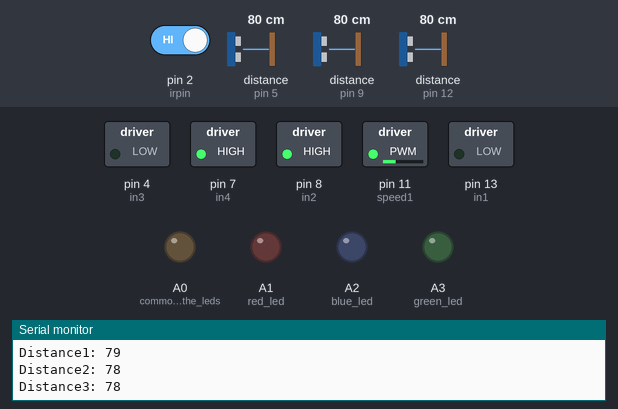
A sketch run on a simulated Arduino Uno, built with avr-gcc and run on an emulated ATmega328P. On the bench: switched loads named in the sketch (green lamp = pin HIGH), output pins drawn as LEDs (lit = HIGH), the last lines printed to the serial monitor. Wiring (inferred from the names in the program): 3 × ultrasonic range finder: trigger pin 3, echo pin 5 / trigger pin 6, echo pin 9 / trigger pin 10, echo pin 12. Dashed ring = blinking. The inputs (shaded band) are chosen by the test bench; at power-on: pin 2 (irpin) HIGH, distance to the obstacle (sensors on pin 5, pin 9, pin 12) 80 cm. The echo pulse lasts 58.3 µs per cm; pins used as bus, display or sensor lines are not drawn.

Above: at 2.2 s.
2.3 s: pin 2 (irpin) driven LOW
At 4.0 s:
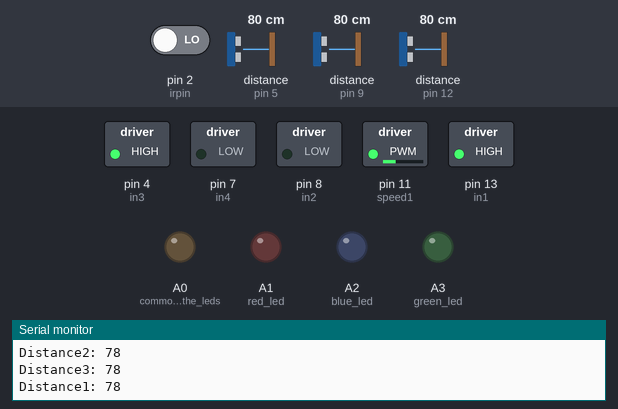
4.3 s: distance to the obstacle (sensor on pin 5) set to 10 cm
6.3 s: distance to the obstacle (sensor on pin 5) set to 7 cm
At 7.4 s:
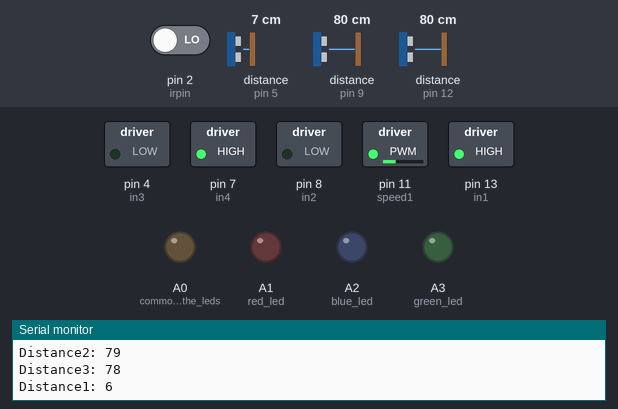
13.2 s: pin 2 (irpin) driven HIGH
At 13.8 s:
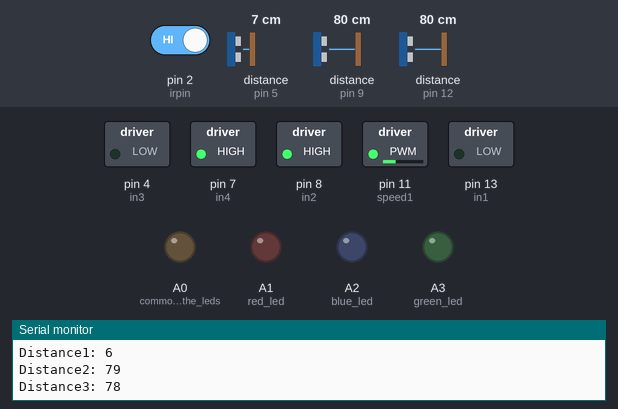
18.1 s: distance to the obstacle (sensor on pin 5) set to 77 cm
21.6 s: distance to the obstacle (sensor on pin 5) set to 85 cm
At 22.97 s:
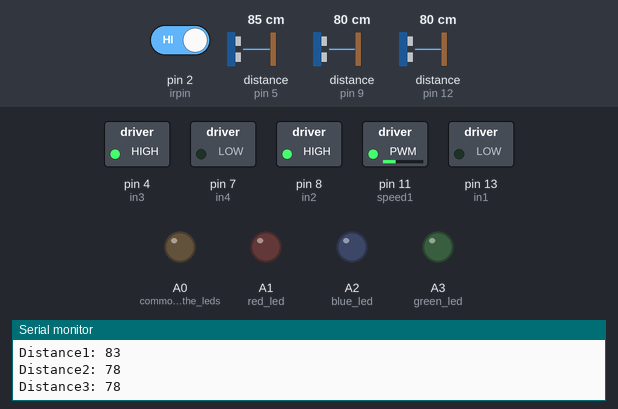
Timing chart, 0 to 27.5 s (numbered marks = the images above; inputs shaded):
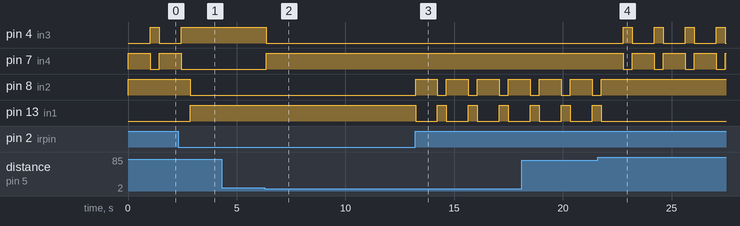

The sketch:

vaccuum_cleaner.ino
```cpp
// defining the pins
const int trigPin1 = 3;//left distance sensor
const int echoPin1 = 5;
const int trigPin2 = 6;//mid distance sensor
const int echoPin2 = 9;
const int trigPin3 = 10;//Right distance sensor
const int echoPin3 = 12;
const int in1 = 13;//control pin of left motor
const int in2 = 8;//control pin of left motor
const int in3 = 4;//control pin of right motor
const int in4 = 7;//control pin of right motor
const int speed1 = 11;// controls the motor speed
int irpin =2;//IR sensor data pin
//defining constant
const int mindis = 20;//min distance to change the direction of the bot

// defining variables
int distanceleft;//left distance
int distancefront;//front distance
int distanceright;//right distance
int a=0;
void setup() {

  pinMode(trigPin1, OUTPUT);// Sets the trigPin as an Output
  pinMode(trigPin2, OUTPUT);// Sets the trigPin as an Output
  pinMode(trigPin3, OUTPUT);// Sets the trigPin as an Output
  pinMode(echoPin1, INPUT);// Sets the echoPin as an Input
  pinMode(echoPin2, INPUT);// Sets the echoPin as an Input
  pinMode(echoPin3, INPUT);// Sets the echoPin as an Input
  pinMode(irpin, INPUT);// Sets the IR pin as an Input
  pinMode(in4, OUTPUT);// Sets the in4(of motor driver) as an Output
  pinMode(in3, OUTPUT);// Sets the in3(of motor driver) as an Output
  pinMode(in2, OUTPUT);// Sets the in2(of motor driver) as an Output
  pinMode(in1, OUTPUT);// Sets the in1(of motor driver) as an Output
  pinMode(A0, OUTPUT);//common anode of the leds
  pinMode(A1, OUTPUT);//red led
  pinMode(A2, OUTPUT);//blue led
  pinMode(A3, OUTPUT);//green led
  pinMode(speed1, OUTPUT);//Sets the speed control pin as an Output
  Serial.begin(9600);//starts the serial monitor

  analogWrite(speed1,80);//sets the speed of the motor(31.25% of the full speed)

}

int distance(int trig,int echo)//takes the trig and echo pin as arguments , it returns the distance of the observed by the the sensor
{
      int distance;//stores the distance of the sensor
      long duration;//stores the duration of the pulse recieved

      //creating the pulse
      digitalWrite(trig, LOW);
      delayMicroseconds(2);
      digitalWrite(trig, HIGH);
      delayMicroseconds(10);
      digitalWrite(trig, LOW);

      duration = pulseIn(echo, HIGH);//storing the duration of the pulse recieved
      distance = duration * 0.034 / 2;//calculating the distance

      return distance;//returning the distance
}

void green()//turns on the green led
{
  digitalWrite(A3,LOW);
  digitalWrite(A2,HIGH);
  digitalWrite(A1,HIGH);
  digitalWrite(A0,HIGH);
}

void blue()//turns on the blue led
{
  digitalWrite(A3,HIGH);
  digitalWrite(A2,LOW);
  digitalWrite(A1,HIGH);
  digitalWrite(A0,HIGH);
}

void red()//turns on the red led
{
  digitalWrite(A3,HIGH);
  digitalWrite(A2,HIGH);
  digitalWrite(A1,LOW);
  digitalWrite(A0,HIGH);
}


void off()//turns off the led
{
   digitalWrite(A3,HIGH);
  digitalWrite(A2,HIGH);
  digitalWrite(A1,HIGH);
  digitalWrite(A0,HIGH);
}

void blink_b()//blink the blue led
{
  blue();
  delay(70);
  off();

}


void blink_r()//blink the red led
{
  red();
  delay(70);
  off();

}

void blink_g()//blink the green led
{
  green();
  delay(70);
  off();

}


void stop(void)//stops the bot
{
    //setting all pins to low
    digitalWrite(in1,LOW);
    digitalWrite(in2,LOW);
    digitalWrite(in3,LOW);
    digitalWrite(in4,LOW);
}

void gofront(void)//forward movement of the bot
{
    digitalWrite(in1,HIGH);//moving the left motor in forward direction
    digitalWrite(in2,LOW);
    digitalWrite(in3,HIGH);//moving the right motor in forward direction
    digitalWrite(in4,LOW);
}

void goleft(void)//left turn of the bot
{
    digitalWrite(in1,LOW);//moving left motor backward
    digitalWrite(in2,HIGH);
    digitalWrite(in3,HIGH);//moving right motor forward
    digitalWrite(in4,LOW);
}

void goright(void)//right turn of the bot
{
    digitalWrite(in1,HIGH);//moving left motor forward
    digitalWrite(in2,LOW);
    digitalWrite(in3,LOW);//moving right motor backward
    digitalWrite(in4,HIGH);
}

void goback(void)
{
    digitalWrite(in1,LOW);//moving left motor backward
    digitalWrite(in2,HIGH);
    digitalWrite(in3,LOW);//moving right motor backward
    digitalWrite(in4,HIGH);
}


void loop() {

//reading the distances
distanceleft = distance(trigPin1,echoPin1);
distancefront = distance(trigPin2,echoPin2);
distanceright = distance(trigPin3,echoPin3);

//printing all the distances
Serial.print("Distance1: ");
Serial.println(distanceleft);

Serial.print("Distance2: ");
Serial.println(distancefront);

Serial.print("Distance3: ");
Serial.println(distanceright);


int s = digitalRead(irpin);//reading the state of the IR SENSOR


  if(s==LOW)//floor is there
  {
    if(distancefront>=mindis)//nothing in front
    {
        if((distanceleft<8))//too close from the left then turn right
        goright();
        else if((distanceright<8))//too close from the right then turn left
        goleft();
        else //else go front
        gofront();

    }
    else//there is an object in the front
    {
        if((distanceleft<mindis)&&(distanceright>=mindis))//object is on left but not in the right
            goright();

        else if((distanceleft>=mindis)&&(distanceright<mindis))//object is on right but not in the left
            goleft();

        else if((distanceleft>=mindis)&&(distanceright>=mindis))//object is only in front
             {
                if(distanceright>distanceleft)//more distance in right then go right
                  goright();
                else
                  goleft();
            }

        else if(((distanceleft<mindis)&&(distanceright<mindis)))//object in left, right and front then go back
        {
            goback();
        }
    }
  }
  else//floor is not there
  {
    goback();//moves the bot backwards
    delay(1000);

      if(distanceright>distanceleft)//then moving left or right depending upon the situation
        goright();
      else
        goleft();
        delay(400);//delay is for completely turn the bot rin the desire Direction


  }

delay(10);
}
```

Measured:
- the behaviour switches between 9 and 8 cm on distance to the obstacle (sensor on pin 5) (found by bisection; images 1 and 2)
- the behaviour switches between 79 and 80 cm on distance to the obstacle (sensor on pin 5) (found by bisection; images 3 and 4)
- after the input at 2.3 s, pin 4 (in3): goes on until 2.4 s, then stays HIGH; pin 7 (in4): goes on until 2.4 s, then stays LOW; pin 8 (in2): HIGH → LOW after 0.57 s; pin 13 (in1): LOW → HIGH after 0.57 s
- after the input at 6.3 s, pin 4 (in3): HIGH → LOW after 0.06 s; pin 7 (in4): LOW → HIGH after 0.06 s
- after the input at 13.2 s, pin 8 (in2): alternates HIGH for 1.0 s and LOW for 0.42 s, starting at once; pin 13 (in1): alternates HIGH for 0.42 s and LOW for 1.0 s, starting at once
- after the input at 21.6 s, pin 4 (in3): alternates HIGH for 0.43 s and LOW for 1.0 s, starting after 1.2 s; pin 7 (in4): alternates HIGH for 1.0 s and LOW for 0.43 s, starting after 1.2 s; pin 8 (in2): goes on until 21.8 s, then stays HIGH; pin 13 (in1): goes on until 21.8 s, then stays LOW
